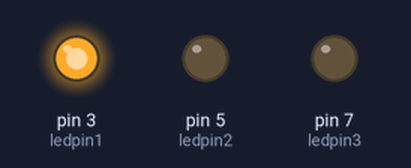
Bench run of a sketch on a simulated Arduino Uno, built with avr-gcc and run on an emulated ATmega328P. Parts: output pins drawn as LEDs (lit = HIGH).

Above: at 0.5 s.
At 4.5 s:
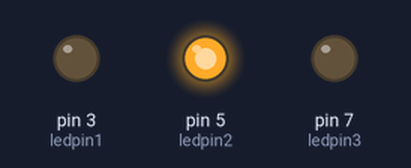
At 8.5 s:
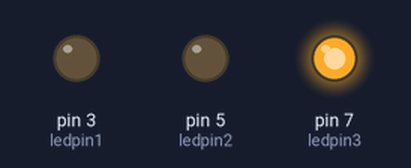
At 10.5 s:
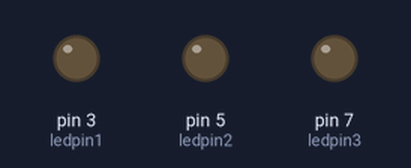
Timing chart, 0 to 15.6 s (numbered marks = the images above):
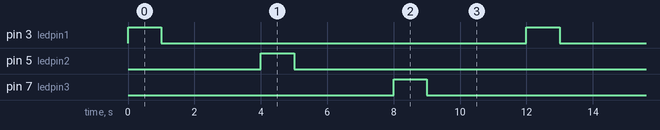

Measured:
- by itself, pin 3 (ledpin1), pin 5 (ledpin2), pin 7 (ledpin3): alternates HIGH for 1.0 s and LOW for 11.0 s
- by itself, everything shown: repeats every 12.0 s, in 6 steps

The sketch:

THREE_LED_BLINKING.ino
```cpp
// C++ code
//
int ledpin1=3;
int ledpin2=5;
int ledpin3=7;
void setup()
{
  pinMode(ledpin1, OUTPUT);
  pinMode(ledpin2, OUTPUT);
  pinMode(ledpin3, OUTPUT);
}

void loop()
{
  digitalWrite(ledpin1, HIGH);
  delay(1000); // Wait for 1000 millisecond(s)
  digitalWrite(ledpin1, LOW);
  delay(3000); // Wait for 1000 millisecond(s)
  digitalWrite(ledpin2, HIGH);
  delay(1000); // Wait for 1000 millisecond(s)
  digitalWrite(ledpin2, LOW);
  delay(3000);
  digitalWrite(ledpin3, HIGH);
  delay(1000); // Wait for 1000 millisecond(s)
  digitalWrite(ledpin3, LOW);
  delay(3000);
}
```
